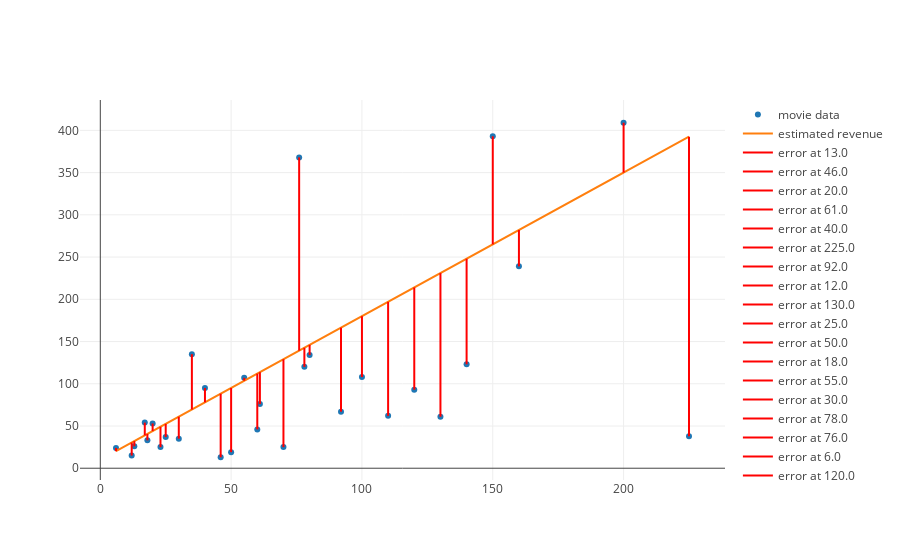

The code cell stored with this chart in its notebook:
### Code cell
from plotly.offline import iplot, init_notebook_mode
init_notebook_mode(connected=True)

from graph import trace_values, m_b_trace, plot

if x_values and y_values:
    movies_trace = trace_values(x_values, y_values, text=titles, name='movie data')
    regression_trace = m_b_trace(1.7, 10, x_values, name='estimated revenue')
    plot([movies_trace, regression_trace, *errors_for_regression])

### Figure 1 — Plotly figure (JSON) as saved in the notebook; plotly's stock layout.template omitted (floating-point values rounded to 4 significant figures)
{"data": [{"mode": "markers", "name": "movie data", "text": ["21 &amp; Over", "Dredd 3D", "12 Years a Slave", "2 Guns", "42", "47 Ronin", "A Good Day to Die Hard", "About Time", "After Earth", "August: Osage County", "Beautiful Creatures", "Blue Jasmine", "Captain Phillips", "Carrie", "Cloudy with a Chance of Meatballs 2", "Despicable Me 2", "Don Jon", "Elysium", "Ender&#39;s Game", "Epic", "Escape Plan", "Evil Dead", "Fast and Furious 6", "Frozen", "G.I. Joe: Retaliation", "Gangster Squad", "Grown Ups", "Her", "Identity Thief", "Iron Man 3"], "type": "scatter", "uid": "2c2b0094-2c75-11e9-981b-855431079533", "x": [13, 46, 20, 61, 40, 225, 92, 12, 130, 25, 50, 18, 55, 30, 78, 76, 6, 120, 110, 100, 70, 17, 160, 150, 140, 60, 80, 23, 35, 200], "y": [26, 13, 53, 76, 95, 38, 67, 15, 61, 37, 19, 33, 107, 35, 120, 368, 24, 93, 62, 108, 25, 54, 239, 393, 123, 46, 134, 25, 135, 409]}, {"mode": "lines", "name": "estimated revenue", "type": "scatter", "uid": "2c2b026a-2c75-11e9-981b-855431079533", "x": [13, 46, 20, 61, 40, 225, 92, 12, 130, 25, 50, 18, 55, 30, 78, 76, 6, 120, 110, 100, 70, 17, 160, 150, 140, 60, 80, 23, 35, 200], "y": [32.1, 88.2, 44, 113.7, 78, 392.5, 166.4, 30.4, 231, 52.5, 95, 40.6, 103.5, 61, 142.6, 139.2, 20.2, 214, 197, 180, 129, 38.9, 282, 265, 248, 112, 146, 49.1, 69.5, 350]}, {"marker": {"color": "red"}, "mode": "lines", "name": "error at 13.0", "type": "scatter", "uid": "2c2b0364-2c75-11e9-981b-855431079533", "x": [13, 13], "y": [26, 32.1]}, {"marker": {"color": "red"}, "mode": "lines", "name": "error at 46.0", "type": "scatter", "uid": "2c2b042c-2c75-11e9-981b-855431079533", "x": [46, 46], "y": [13, 88.2]}, {"marker": {"color": "red"}, "mode": "lines", "name": "error at 20.0", "type": "scatter", "uid": "2c2b04ea-2c75-11e9-981b-855431079533", "x": [20, 20], "y": [53, 44]}, {"marker": {"color": "red"}, "mode": "lines", "name": "error at 61.0", "type": "scatter", "uid": "2c2b059e-2c75-11e9-981b-855431079533", "x": [61, 61], "y": [76, 113.7]}, {"marker": {"color": "red"}, "mode": "lines", "name": "error at 40.0", "type": "scatter", "uid": "2c2b065c-2c75-11e9-981b-855431079533", "x": [40, 40], "y": [95, 78]}, {"marker": {"color": "red"}, "mode": "lines", "name": "error at 225.0", "type": "scatter", "uid": "2c2b0710-2c75-11e9-981b-855431079533", "x": [225, 225], "y": [38, 392.5]}, {"marker": {"color": "red"}, "mode": "lines", "name": "error at 92.0", "type": "scatter", "uid": "2c2b07c4-2c75-11e9-981b-855431079533", "x": [92, 92], "y": [67, 166.4]}, {"marker": {"color": "red"}, "mode": "lines", "name": "error at 12.0", "type": "scatter", "uid": "2c2b0878-2c75-11e9-981b-855431079533", "x": [12, 12], "y": [15, 30.4]}, {"marker": {"color": "red"}, "mode": "lines", "name": "error at 130.0", "type": "scatter", "uid": "2c2b092c-2c75-11e9-981b-855431079533", "x": [130, 130], "y": [61, 231]}, {"marker": {"color": "red"}, "mode": "lines", "name": "error at 25.0", "type": "scatter", "uid": "2c2b09e0-2c75-11e9-981b-855431079533", "x": [25, 25], "y": [37, 52.5]}, {"marker": {"color": "red"}, "mode": "lines", "name": "error at 50.0", "type": "scatter", "uid": "2c2b0a9e-2c75-11e9-981b-855431079533", "x": [50, 50], "y": [19, 95]}, {"marker": {"color": "red"}, "mode": "lines", "name": "error at 18.0", "type": "scatter", "uid": "2c2b0b48-2c75-11e9-981b-855431079533", "x": [18, 18], "y": [33, 40.6]}, {"marker": {"color": "red"}, "mode": "lines", "name": "error at 55.0", "type": "scatter", "uid": "2c2b0bf2-2c75-11e9-981b-855431079533", "x": [55, 55], "y": [107, 103.5]}, {"marker": {"color": "red"}, "mode": "lines", "name": "error at 30.0", "type": "scatter", "uid": "2c2b0ca6-2c75-11e9-981b-855431079533", "x": [30, 30], "y": [35, 61]}, {"marker": {"color": "red"}, "mode": "lines", "name": "error at 78.0", "type": "scatter", "uid": "2c2b0d5a-2c75-11e9-981b-855431079533", "x": [78, 78], "y": [120, 142.6]}, {"marker": {"color": "red"}, "mode": "lines", "name": "error at 76.0", "type": "scatter", "uid": "2c2b0e0e-2c75-11e9-981b-855431079533", "x": [76, 76], "y": [368, 139.2]}, {"marker": {"color": "red"}, "mode": "lines", "name": "error at 6.0", "type": "scatter", "uid": "2c2b0f08-2c75-11e9-981b-855431079533", "x": [6, 6], "y": [24, 20.2]}, {"marker": {"color": "red"}, "mode": "lines", "name": "error at 120.0", "type": "scatter", "uid": "2c2b0fbc-2c75-11e9-981b-855431079533", "x": [120, 120], "y": [93, 214]}, {"marker": {"color": "red"}, "mode": "lines", "name": "error at 110.0", "type": "scatter", "uid": "2c2b1070-2c75-11e9-981b-855431079533", "x": [110, 110], "y": [62, 197]}, {"marker": {"color": "red"}, "mode": "lines", "name": "error at 100.0", "type": "scatter", "uid": "2c2b111a-2c75-11e9-981b-855431079533", "x": [100, 100], "y": [108, 180]}, {"marker": {"color": "red"}, "mode": "lines", "name": "error at 70.0", "type": "scatter", "uid": "2c2b11ce-2c75-11e9-981b-855431079533", "x": [70, 70], "y": [25, 129]}, {"marker": {"color": "red"}, "mode": "lines", "name": "error at 17.0", "type": "scatter", "uid": "2c2b1278-2c75-11e9-981b-855431079533", "x": [17, 17], "y": [54, 38.9]}, {"marker": {"color": "red"}, "mode": "lines", "name": "error at 160.0", "type": "scatter", "uid": "2c2b1336-2c75-11e9-981b-855431079533", "x": [160, 160], "y": [239, 282]}, {"marker": {"color": "red"}, "mode": "lines", "name": "error at 150.0", "type": "scatter", "uid": "2c2b13e0-2c75-11e9-981b-855431079533", "x": [150, 150], "y": [393, 265]}, {"marker": {"color": "red"}, "mode": "lines", "name": "error at 140.0", "type": "scatter", "uid": "2c2b1494-2c75-11e9-981b-855431079533", "x": [140, 140], "y": [123, 248]}, {"marker": {"color": "red"}, "mode": "lines", "name": "error at 60.0", "type": "scatter", "uid": "2c2b1548-2c75-11e9-981b-855431079533", "x": [60, 60], "y": [46, 112]}, {"marker": {"color": "red"}, "mode": "lines", "name": "error at 80.0", "type": "scatter", "uid": "2c2b15f2-2c75-11e9-981b-855431079533", "x": [80, 80], "y": [134, 146]}, {"marker": {"color": "red"}, "mode": "lines", "name": "error at 23.0", "type": "scatter", "uid": "2c2b169c-2c75-11e9-981b-855431079533", "x": [23, 23], "y": [25, 49.1]}, {"marker": {"color": "red"}, "mode": "lines", "name": "error at 35.0", "type": "scatter", "uid": "2c2b1746-2c75-11e9-981b-855431079533", "x": [35, 35], "y": [135, 69.5]}, {"marker": {"color": "red"}, "mode": "lines", "name": "error at 200.0", "type": "scatter", "uid": "2c2b17e6-2c75-11e9-981b-855431079533", "x": [200, 200], "y": [409, 350]}], "layout": {}}
